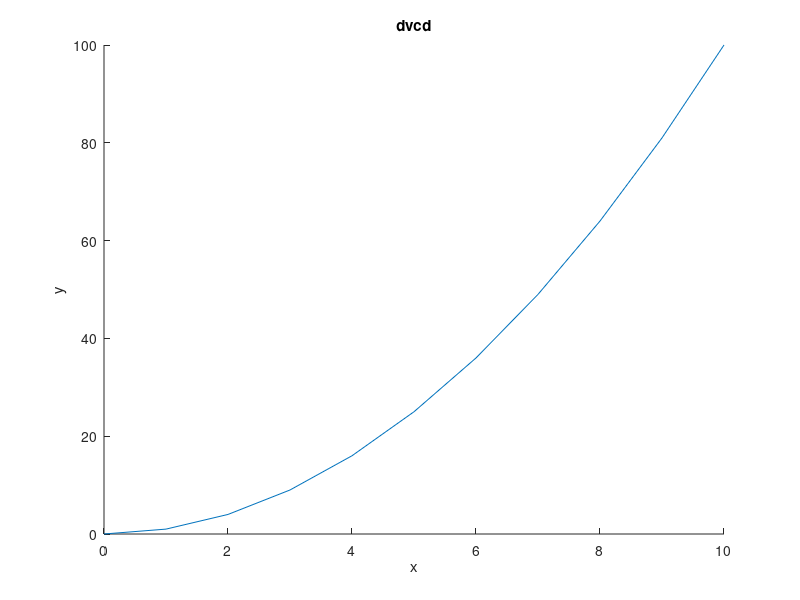

The MATLAB source for this figure: (Note: this script raises an error after producing the figure.)
%% bar plot
y=[2 2 3;2 5 6;2 8 9;2 11 12]
bar(y)
%% gtext
x = 0:1:10
y = x.^2
plot(x,y)
xlabel("x")
ylabel("y")
title("dvcd")
grid off
box off
gtext("happy")
%% multiple plot
x = 0:1:10
y = x.^2
x1=2:pi/100:2*pi
y1=x.^2
x2=1:3:20
y2=x1.^2
plot(x,y,x1,y1,x2,y2)
xlabel("x")
ylabel("y")
title("dvcd")
grid off
box off
gtext("happy")
%% line plot
x=1:0.1:100
x2=5.*x+1
y1=sqrt(x.^2+1)
y2=5*x+20
y3=10.*x+3
plot(x,y1)
line(x2,y2)
line(x,y3)
%% while loop
n=1
while n<10
    sq=n^2;
    disp(sq)
    n=n+1
end
%% while loop sum
n=1;
sum=0;
while n<50
    sum=sum+n;
    n=n+1;
end
disp("The sum is : "+sum)
%% user entered sum using while loop
sum=0;
n=input("Enter the number")
while n~=0
    sum=sum+n;
    n=input("Enter the number")
end
disp("The sum is : "+sum)
%% factorial of number
n = 10;
f = n;
while n > 1
    n = n-1;
    f = f*n;
end
disp(['n! = ' num2str(f)])
%% if else if
n=50
p=input("Enter a number")
if p<n
    disp("number is <50")
elseif p==n
        disp("number=50")
elseif p>n
        disp("number > 50")
else
    disp("enter valid number")
end
%% if else if find smallest number
a=input("Enter 1st number")
b=input("Enter 2nd number")
c=input("Enter 3rd number")
if a<b && a<c
    disp("a is smallest")
elseif b<a && b<c
    disp("b is smallest")
else
    disp("c is smallest")
end
%% if else calculate y value
x=input("Enter x")
if x<5
    y=2*x+1;
    disp("y = "+y)
else
    y=2*x;
    disp("y = "+y)
end
